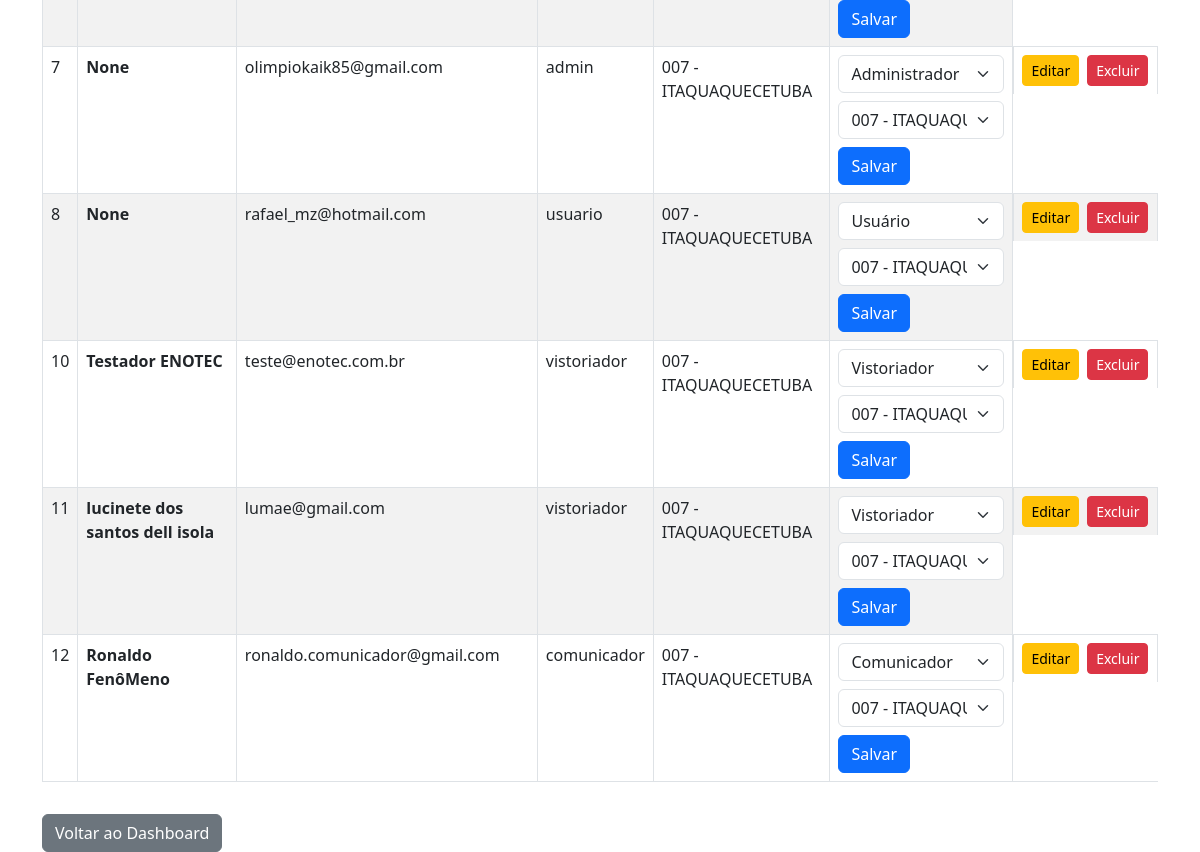
The page /gerenciar-usuarios (signed in, lower part) on the database as committed earlier.
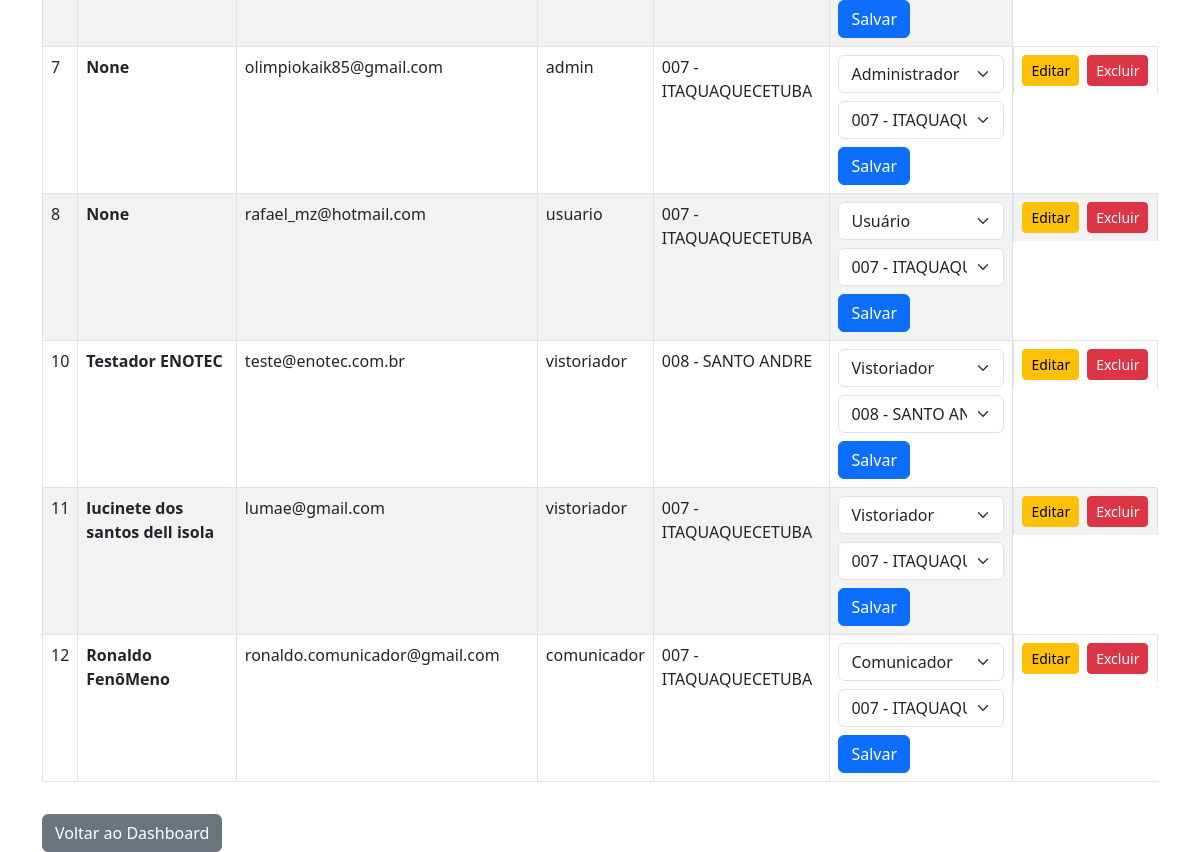
The same page on the database as committed later.
### app/models.py (models this page shows)
class User(db.Model):
    id = db.Column(db.Integer, primary_key=True)
    nome = db.Column(db.String(100), nullable=True)  # <-- temporariamente
    email = db.Column(db.String(120), unique=True, nullable=False)
    password = db.Column(db.String(120), nullable=False)
    cargo = db.Column(db.String(50), default="usuario")
    obra_id = db.Column(db.Integer, db.ForeignKey('obra.id'))
    obra = db.relationship('Obra', backref='usuarios')

class Obra(db.Model):
    id = db.Column(db.Integer, primary_key=True)
    nome = db.Column(db.String(100), nullable=False)
    descricao = db.Column(db.Text)
    endereco = db.Column(db.String(255))
    responsavel = db.Column(db.String(100))
    data_inicio = db.Column(db.Date)
    data_fim = db.Column(db.Date)
    criado_em = db.Column(db.DateTime, default=datetime.utcnow)

### app/auth/routes.py (the view, shortened to what this page needs)
@auth_bp.route('/gerenciar-usuarios', methods=['GET', 'POST'])
def gerenciar_usuarios():
    if 'usuario' not in session:
        return redirect('/login')
    user = User.query.filter_by(email=session['usuario']).first()
    if user.cargo != 'admin':
        return 'Acesso negado', 403
    usuarios = User.query.all()
    obras = Obra.query.all()
    return  render_template('usuarios/gerenciar_usuarios.html', usuarios=usuarios, obras=obras)

### templates/usuarios/gerenciar_usuarios.html (shortened to what this page needs)
<!DOCTYPE html>
<html lang="pt-br">
<head>
  <link rel="stylesheet" href="https://cdn.jsdelivr.net/npm/bootstrap@5.3.0/dist/css/bootstrap.min.css" />
</head>
<body>
<div class="container mt-4">
  <div class="table-responsive tabela-usuarios">
    <table class="table table-striped table-bordered">
      <tbody>
        {% for u in usuarios %}
        <tr>
          <td>{{ u.id }}</td>
          <th>{{ u.nome }}</th>
          <td>{{ u.email }}</td>
          <td>{{ u.cargo }}</td>
          <td>{{ u.obra.nome if u.obra else '---' }}</td>
          <td>
            <form method="POST" action="{{ url_for('auth.gerenciar_usuarios') }}" class="d-flex flex-wrap gap-2">
              <select name="novo_cargo" class="form-select">
                <option value="usuario" {% if u.cargo == 'usuario' %}selected{% endif %}>Usuário</option>
                <option value="vistoriador" {% if u.cargo == 'vistoriador' %}selected{% endif %}>Vistoriador</option>
                <option value="comunicador" {% if u.cargo == 'comunicador' %}selected{% endif %}>Comunicador</option>
                <option value="admin" {% if u.cargo == 'admin' %}selected{% endif %}>Administrador</option>
              </select>
              <select name="obra_id" class="form-select">
                {% for obra in obras %}
                  <option value="{{ obra.id }}" {% if u.obra_id == obra.id %}selected{% endif %}>{{ obra.nome }}</option>
                {% endfor %}
              </select>
              <button type="submit" class="btn btn-primary">Salvar</button>
            </form>
          </td>
          <td class="d-flex gap-2">
            <a href="{{ url_for('auth.editar_usuario', user_id=u.id) }}" class="btn btn-warning btn-sm">Editar</a>
            <form method="POST" action="{{ url_for('auth.excluir_usuario', user_id=u.id) }}" onsubmit="return confirm('Tem certeza que deseja excluir?');">
              <button type="submit" class="btn btn-danger btn-sm">Excluir</button>
            </form>
          </td>
        </tr>
        {% endfor %}
      </tbody>
    </table>
  </div>
  <a href="{{ url_for('auth.dashboard') }}" class="btn btn-secondary mt-3">Voltar ao Dashboard</a>
</div>
</body>
</html>

Rows that differ between the two databases and show on the page:
changed User "Testador ENOTEC": obra "007 - ITAQUAQUECETUBA" → "008 - SANTO ANDRE"; obra_id "007 - ITAQUAQUECETUBA" → "008 - SANTO ANDRE"
